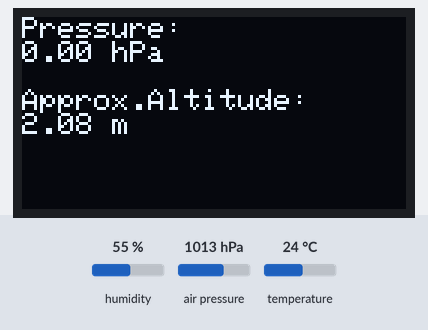
Bench run of a sketch on a simulated Arduino Uno, built with avr-gcc and run on an emulated ATmega328P. Parts: 128×64 one-colour display. The inputs (shaded band) are chosen by the test bench; at power-on: humidity 55 %, air pressure 1013 hPa, temperature 24 °C. What the sketch prints to the serial monitor is not drawn.

Above: at 4.0 s.
4.1 s: humidity set to 22 %
At 7.7 s:
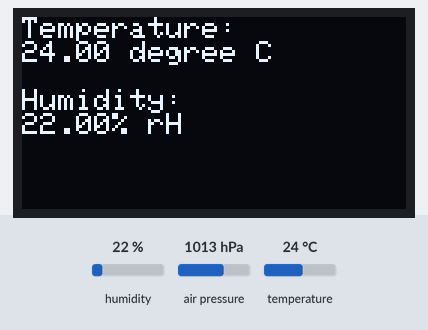
17.2 s: air pressure set to 952 hPa
At 23.1 s:
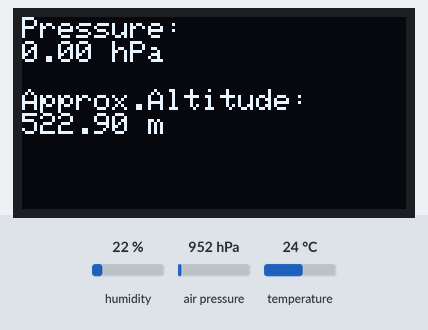
26.5 s: temperature set to 12 °C
At 31.6 s:
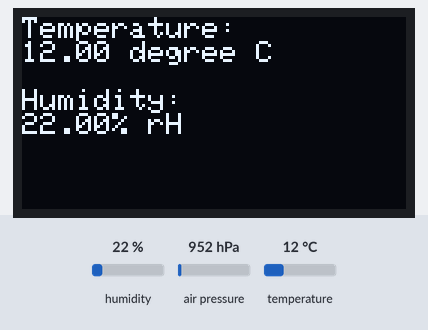
35.8 s: humidity set to 40 %
At 38.5 s:
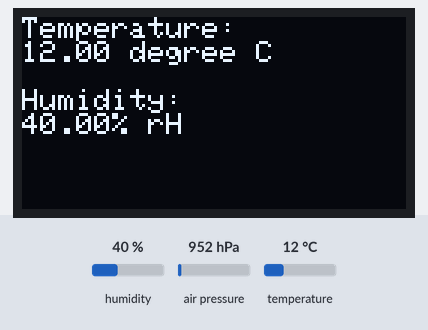
Timing chart, 0 to 40.0 s (numbered marks = the images above; inputs shaded):
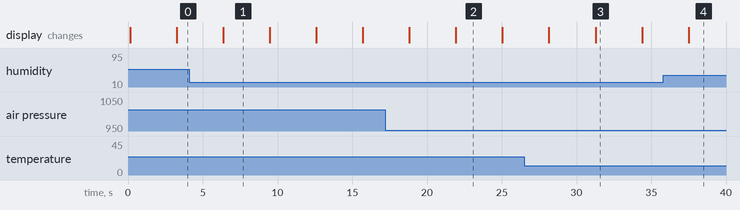

The sketch:

multi_sensor_example.ino
```cpp
#include <SPI.h>
#include <Wire.h>
#include <Adafruit_GFX.h>
#include <Adafruit_SSD1306.h>
#include "Adafruit_SHTC3.h"
#include <Adafruit_Sensor.h>
#include "Adafruit_BMP3XX.h"
#include "Adafruit_APDS9960.h"
Adafruit_APDS9960 apds;

Adafruit_SHTC3 shtc3 = Adafruit_SHTC3();
#define BMP_SCK 13
#define BMP_MISO 12
#define BMP_MOSI 11
#define BMP_CS 10

#define SEALEVELPRESSURE_HPA (1013.25)

Adafruit_BMP3XX bmp;

#define SCREEN_WIDTH 128  // OLED display width, in pixels
#define SCREEN_HEIGHT 64  // OLED display height, in pixels

#define OLED_RESET -1        // Reset pin # (or -1 if sharing Arduino reset pin)
#define SCREEN_ADDRESS 0x3C  ///< See datasheet for Address; 0x3D for 128x64, 0x3C for 128x32
Adafruit_SSD1306 display(SCREEN_WIDTH, SCREEN_HEIGHT, &Wire, OLED_RESET);

bool showingTempAndHumidity = true;


void setup() {
  Serial.begin(115200);

  // Setting up SHTC3
  if (!shtc3.begin()) {
    Serial.println("Couldn't find SHTC3");
    while (1) delay(1);
  }
  Serial.println("Found SHTC3 sensor");

  // Setting up BMP390
  if (!bmp.begin_I2C()) {  // hardware I2C mode, can pass in address & alt Wire
    Serial.println("Could not find a valid BMP3 sensor, check wiring!");
    while (1)
      ;
  }
  // Set up oversampling and filter initialization
  bmp.setTemperatureOversampling(BMP3_OVERSAMPLING_8X);
  bmp.setPressureOversampling(BMP3_OVERSAMPLING_4X);
  bmp.setIIRFilterCoeff(BMP3_IIR_FILTER_COEFF_3);
  bmp.setOutputDataRate(BMP3_ODR_50_HZ);

  // SSD1306_SWITCHCAPVCC = generate display voltage from 3.3V internally
  if (!display.begin(SSD1306_SWITCHCAPVCC, SCREEN_ADDRESS)) {
    Serial.println(F("SSD1306 allocation failed"));
    for (;;)
      ;  // Don't proceed, loop forever
  }

  display.setTextSize(1);               // Normal 1:1 pixel scale
  display.setTextColor(SSD1306_WHITE);  // Draw white text
  display.cp437(true);                  // Use full 256 char 'Code Page 437' font

  // Setting up Adafruit_APDS9960
  if(!apds.begin()){
    Serial.println("failed to initialize device! Please check your wiring.");
  }
  apds.enableProximity(true);
  apds.enableGesture(true);
}

void loop() {
  sensors_event_t humidity, temp;

  uint8_t gesture = apds.readGesture();
  if(gesture == APDS9960_LEFT || gesture == APDS9960_RIGHT){
    showingTempAndHumidity = !showingTempAndHumidity;
  }

  shtc3.getEvent(&humidity, &temp);  // populate temp and humidity objects with fresh data
  display.clearDisplay();
  display.setCursor(0, 0);
  if (showingTempAndHumidity) {
    display.println("Temperature: ");
    display.print(temp.temperature);
    display.println(" degree C");
    display.println("");

    display.println("Humidity: ");
    display.print(humidity.relative_humidity);
    display.println("% rH");
  }

  // Serial.println(bmp.performReading());
  if (!showingTempAndHumidity) {
    display.println("Pressure: ");
    display.print(bmp.pressure / 100.0);
    display.println(" hPa");
    display.println("");

    display.println("Approx.Altitude: ");
    display.print(bmp.readAltitude(SEALEVELPRESSURE_HPA));
    display.println(" m");
  }

  showingTempAndHumidity = !showingTempAndHumidity;
  display.display();
  delay(3000);
}
```

Measured:
- after the input at 4.1 s, the display: changes after 2.3 s (image 1)
- after the input at 17.2 s, the display: first differs from a run without the input after 4.7 s (image 2)
- after the input at 26.5 s, the display: first differs from a run without the input after 4.8 s (image 3)
- after the input at 35.8 s, the display: changes after 1.7 s (image 4)
- what the display in image 1 shows lasts 3.1 s, from 6.4 s to 9.5 s
